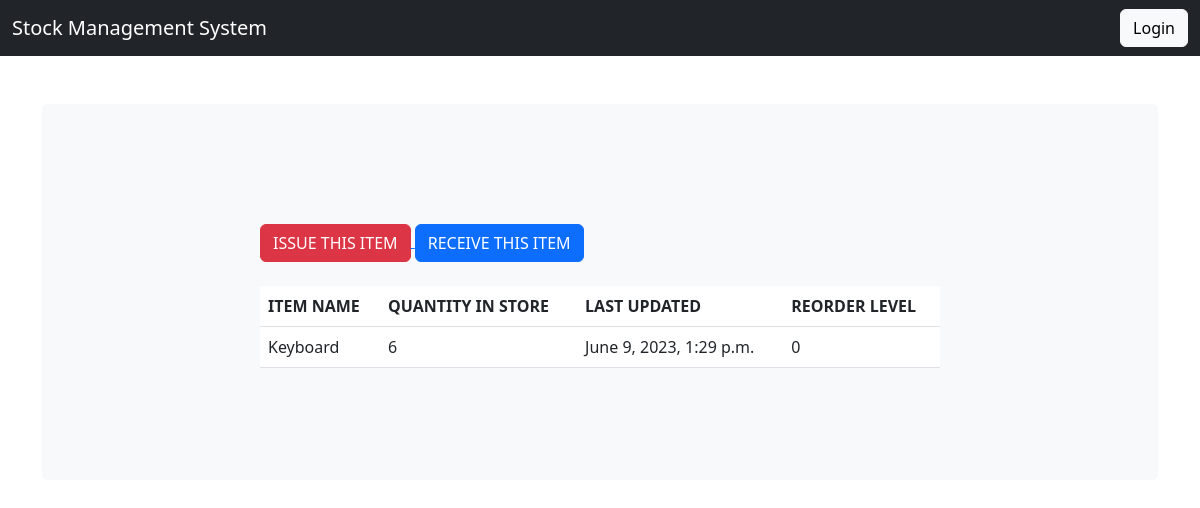
The app's page /stock_detail/1/ with its own data.
### stockmg/models.py (models this page shows, shortened)
class Stock(models.Model):
    category = models.ForeignKey(Category, on_delete=models.CASCADE)
    item_name = models.CharField(max_length=50, blank=True, null=True)
    quantity = models.IntegerField(default='0', blank=False, null=True)
    receive_quantity = models.IntegerField(default='0', blank=True, null=True)
    receive_by = models.CharField(max_length=50, blank=True, null=True)
    issue_quantity = models.IntegerField(default='0', blank=True, null=True)
    issue_by = models.CharField(max_length=50, blank=True, null=True)
    issue_to = models.CharField(max_length=50, blank=True, null=True)
    phone_number = models.CharField(max_length=50, blank=True, null=True)
    created_by = models.CharField(max_length=50, blank=True, null=True)
    reorder_level = models.IntegerField(default='0', blank=True, null=True)
    last_updated = models.DateTimeField(auto_now_add=False, auto_now=True)
    timestamp = models.DateTimeField(auto_now_add=True, auto_now=False)

### stockmg/views.py (the view)
# urls.py: path('stock_detail/<str:pk>/', views.stock_detail, name="stock_detail"),
def stock_detail(request, pk):
    queryset = Stock.objects.get(id=pk)
    context = {
        "title": queryset.item_name,
        "queryset": queryset,
    }
    return render(request, "stock_detail.html", context)

### stockmg/templates/stock_detail.html (shortened to what this page needs)
{% load static %}
{% load crispy_forms_tags %}
<!DOCTYPE html>
<html lang="en">
<head>
    <link href="https://cdn.jsdelivr.net/npm/bootstrap@5.3.0-alpha3/dist/css/bootstrap.min.css" rel="stylesheet"
>
    <link rel="stylesheet" href="{% static 'css/style.css' %}">
</head>
<body>
<main>
    {% include 'navbar.html' %}
    <div class="container my-5">
        <div class="bg-body-tertiary p-5 rounded">
            <div class="col-sm-8 py-5 mx-auto">
                <br>
                <a href="{% url 'issue_items' queryset.id %}">
                    <div class='btn btn-danger'>ISSUE THIS ITEM</div>
                </a>
                <a href="{% url 'receive_items' queryset.id %}">
                    <div class='btn btn-primary'>RECEIVE THIS ITEM</div>
                </a>
                <br><br>
                <div class="display_table">
                    <table class='table'>
                        <tr>
                            <th>ITEM NAME</th>
                            <th>QUANTITY IN STORE</th>
                            <th>LAST UPDATED</th>
                            <th>REORDER LEVEL</th>
                        </tr>
                        <tr>
                            <td>{{ queryset.item_name }}</td>
                            <td>{{ queryset.quantity }}</td>
                            <td>{{ queryset.last_updated }}</td>
                            <td>{{ queryset.reorder_level }}</td>
                        </tr>
                    </table>
                </div>
            </div>
        </div>
    </div>
</main>
</body>
</html>

### stockmg/templates/stock_detail.html (style rules this page uses)
body { padding-bottom: 20px; }

### records on screen
Stock: item_name "Keyboard", quantity "6", last_updated "June 9, 2023, 1:29 p.m.", reorder_level "0"
